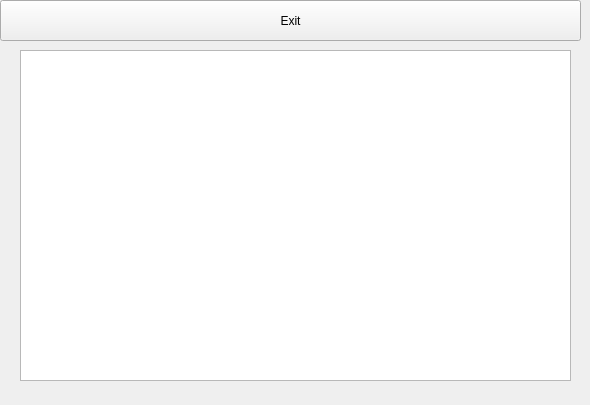
<?xml version="1.0" encoding="UTF-8"?>
<ui version="4.0">
 <class>GameWindow</class>
 <widget class="QWidget" name="GameWindow">
  <property name="geometry">
   <rect>
    <x>0</x>
    <y>0</y>
    <width>590</width>
    <height>405</height>
   </rect>
  </property>
  <property name="windowTitle">
   <string>Form</string>
  </property>
  <widget class="QGraphicsView" name="gameView">
   <property name="geometry">
    <rect>
     <x>20</x>
     <y>50</y>
     <width>551</width>
     <height>331</height>
    </rect>
   </property>
  </widget>
  <widget class="QPushButton" name="exitButton">
   <property name="geometry">
    <rect>
     <x>0</x>
     <y>0</y>
     <width>581</width>
     <height>41</height>
    </rect>
   </property>
   <property name="text">
    <string>Exit</string>
   </property>
  </widget>
 </widget>
 <resources/>
 <connections/>
</ui>
